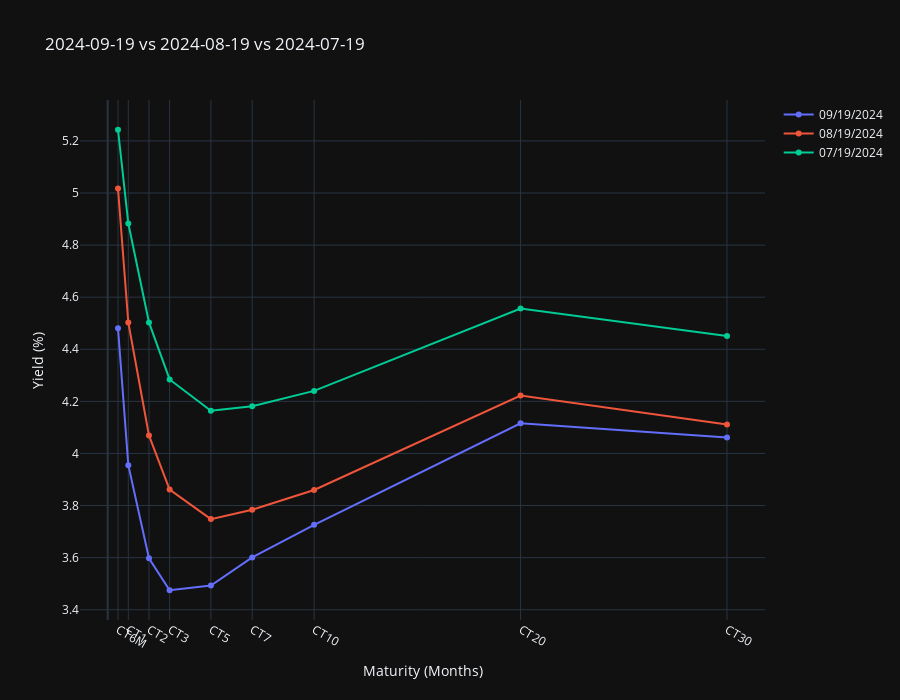

Write notebook code for a chart like this one.
### Code cell
plot_yield_curve_date_range(
    df=ct_yields_df[["Date"] + ct_tenors],
    date_range=[datetime(2024, 9, 19), datetime(2024, 8, 19), datetime(2024, 7, 19)],
)

### Figure 1 — Plotly figure (JSON) as saved in the notebook; plotly's stock layout.template omitted (floating-point values rounded to 4 significant figures)
{"data": [{"mode": "lines+markers", "name": "09/19/2024", "type": "scatter", "x": [6, 12, 24, 36, 60, 84, 120, 240, 360], "y": [4.481, 3.955, 3.598, 3.475, 3.493, 3.601, 3.726, 4.116, 4.061]}, {"mode": "lines+markers", "name": "08/19/2024", "type": "scatter", "x": [6, 12, 24, 36, 60, 84, 120, 240, 360], "y": [5.017, 4.503, 4.069, 3.861, 3.748, 3.784, 3.86, 4.223, 4.111]}, {"mode": "lines+markers", "name": "07/19/2024", "type": "scatter", "x": [6, 12, 24, 36, 60, 84, 120, 240, 360], "y": [5.243, 4.883, 4.503, 4.284, 4.164, 4.181, 4.24, 4.557, 4.451]}], "layout": {"height": 700, "showlegend": true, "title": {"text": "2024-09-19 vs 2024-08-19 vs 2024-07-19 "}, "xaxis": {"showspikes": true, "spikecolor": "white", "spikemode": "across", "spikesnap": "cursor", "ticktext": ["CT6M", "CT1", "CT2", "CT3", "CT5", "CT7", "CT10", "CT20", "CT30"], "tickvals": [6, 12, 24, 36, 60, 84, 120, 240, 360], "title": {"text": "Maturity (Months)"}}, "yaxis": {"showspikes": true, "spikecolor": "white", "spikesnap": "cursor", "spikethickness": 0.5, "title": {"text": "Yield (%)"}}}}
